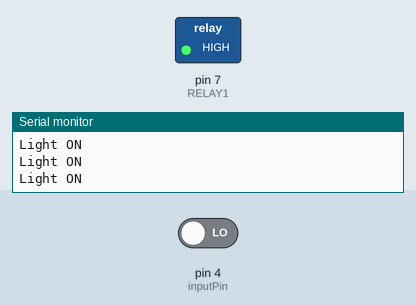
Recording of a sketch running on a simulated Arduino Uno, built with avr-gcc and run on an emulated ATmega328P. Parts: switched loads named in the sketch (green lamp = pin HIGH), the last lines printed to the serial monitor. The inputs (shaded band) are chosen by the test bench; at power-on: pin 4 (inputPin) LOW.

Above: at 2.8 s.
2.9 s: pin 4 (inputPin) driven HIGH
At 3.4 s:
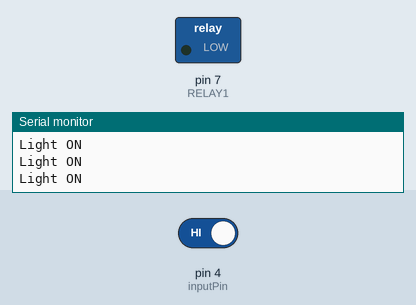
4.5 s: pin 4 (inputPin) driven LOW
At 5.8 s:
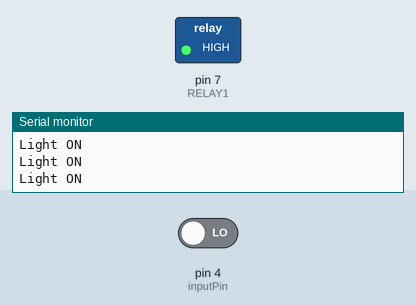
Timing chart, 0 to 7.5 s (numbered marks = the images above; inputs shaded):
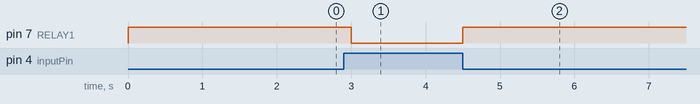

The sketch:

IR_AC_CFL_relay.ino.ino
```cpp
int inputPin = 4; // choose input pin (for Infrared sensor)
int val = 0;
#define RELAY1  7
void setup()

{


Serial.begin(9600);
  pinMode(RELAY1, OUTPUT);
  pinMode(inputPin, INPUT);

}

void loop(){
val = digitalRead(inputPin); // read input value
   if (val == HIGH)
   {
   digitalWrite(RELAY1,0);           // Turns ON Relays 1
   Serial.println("Light ON");
   delay(100);
   }
   else
   {
   digitalWrite(RELAY1,1);           // Turns ON Relays 1
   Serial.println("Light ON");
   delay(1000);
   }
}
```

Measured:
- after the input at 2.9 s, pin 7 (RELAY1): HIGH → LOW after 0.10 s
- after the input at 4.5 s, pin 7 (RELAY1): LOW → HIGH at once
